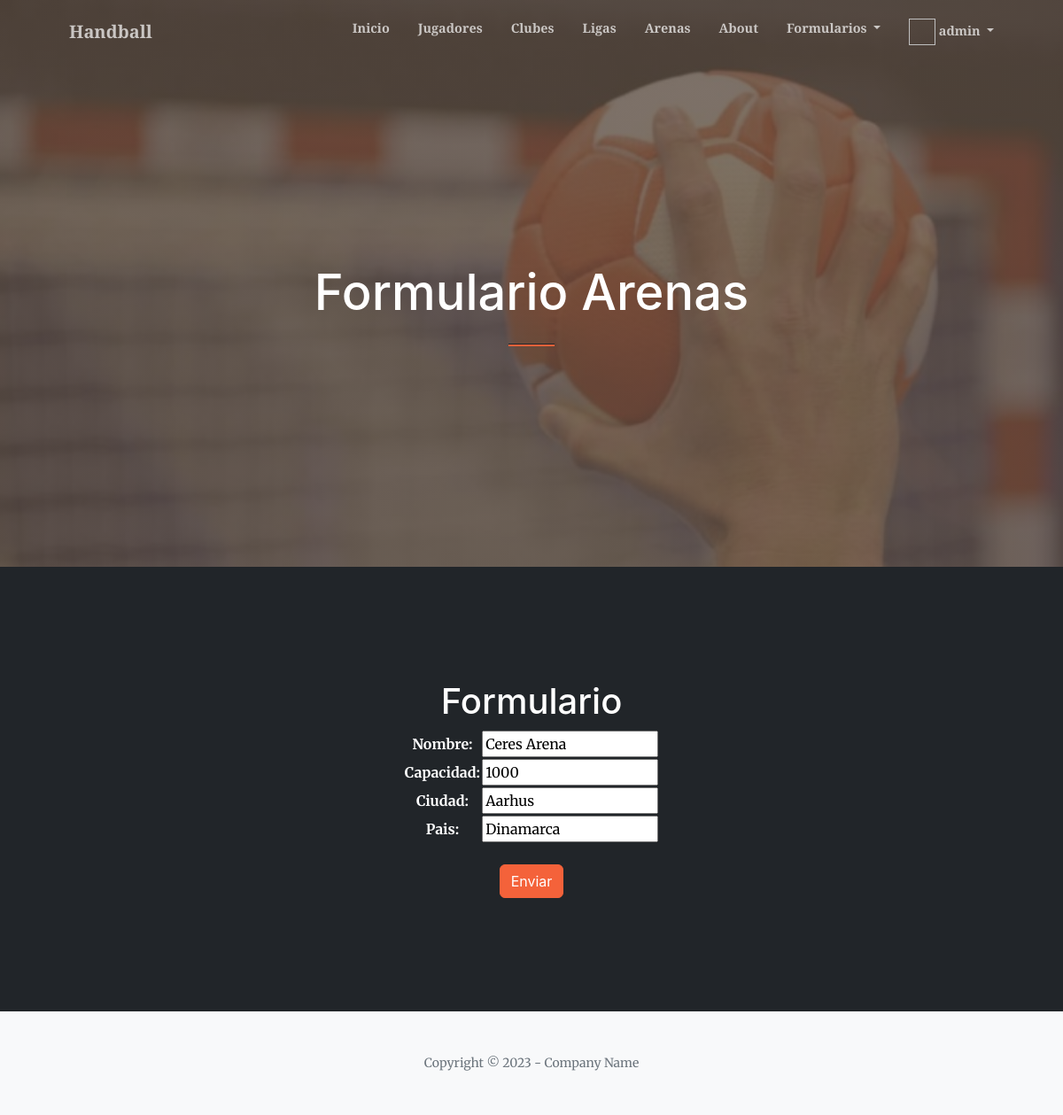
/update_arenas/1 (signed in), run on the app's committed database.
### handball_app/models.py (models this page shows, shortened)
class Arena(models.Model):
    nombre = models.CharField(max_length=255)
    capacidad = models.IntegerField()
    ciudad = models.CharField(max_length=100)
    pais = models.CharField(max_length=100)
    class Meta:
        verbose_name = 'Arena'
        verbose_name_plural = 'Arenas'

### handball_app/views.py (the view)
# urls.py: path('update_arenas/<int:pk>', ArenasUpdate.as_view(), name='update_arenas'),
class ArenasUpdate(LoginRequiredMixin, UpdateView):
    model = Arena
    fields = ['nombre', 'capacidad', 'ciudad', 'pais']
    success_url = reverse_lazy('arenas')

### handball_app/templates/handball_app/arena_form.html (shortened to what this page needs)
{% extends 'handball_app/base_form.html' %}
{% load static %}
{% block titulo %}
    Formulario Arenas
{% endblock titulo %}
{% block datos %}
<h1 class="text-white mt-0">Formulario</h1>
<form action="" method="post" >
    <table class="mx-auto">
        {{ form.as_table }}
    </table>
    <br>
    <input class="btn btn-primary" type="submit" value="Enviar">
</form>
{% endblock datos %}

### handball_app/templates/handball_app/base_navbar.html (shortened to what this page needs)
{% load static %}
{% block head %}
{% endblock head %}
<nav class="navbar navbar-expand-lg navbar-light fixed-top py-3" id="mainNav">
    <div class="container px-4 px-lg-5">
        <a class="navbar-brand" href="#page-top">Handball</a>
        <div class="collapse navbar-collapse" id="navbarResponsive">
            <ul class="navbar-nav ms-auto my-2 my-lg-0">
                <li class="nav-item"><a class="nav-link" href="{% url 'home' %}">Inicio</a></li>
                <li class="nav-item"><a class="nav-link" href="{% url 'jugadores' %}">Jugadores</a></li>
                <li class="nav-item"><a class="nav-link" href="{% url 'clubes' %}">Clubes</a></li>
                <li class="nav-item"><a class="nav-link" href="{% url 'ligas' %}">Ligas</a></li>
                <li class="nav-item"><a class="nav-link" href="{% url 'arenas' %}">Arenas</a></li>
                <li class="nav-item"><a class="nav-link" href="{% url 'about' %}">About</a></li>
                {% if user.is_authenticated %}
                <li class="nav-item dropdown">
                    <a class="nav-link dropdown-toggle" href="#" role="button" data-bs-toggle="dropdown" aria-expanded="false">
                        Formularios
                    </a>
                </li>
                {% endif %}
                <li class="nav-item dropdown">
                    <a class="nav-link dropdown-toggle" href="#" role="button" data-bs-toggle="dropdown" aria-expanded="false">
                        {% if user.is_authenticated %}
                            {% if request.session.avatar != 'Ningún avatar encontrado' %}
                            <img src="{{ request.session.avatar }} " height="30px" width="30px">
                            {% else %}
                                <i class="fa-solid fa-user"></i>
                            {% endif %}
                            {{ user.username }}
                        {% else %}
                        <i class="fa-solid fa-user"></i>
                        {% endif %}
                    </a>
                </li>
            </ul>
        </div>
    </div>
</nav>
{% block body_resto %}
{% endblock body_resto %}

### data on the page
Arena: nombre "Ceres Arena", capacidad "1000", ciudad "Aarhus", pais "Dinamarca"

### other printed values
{{ user.username }} "admin"
